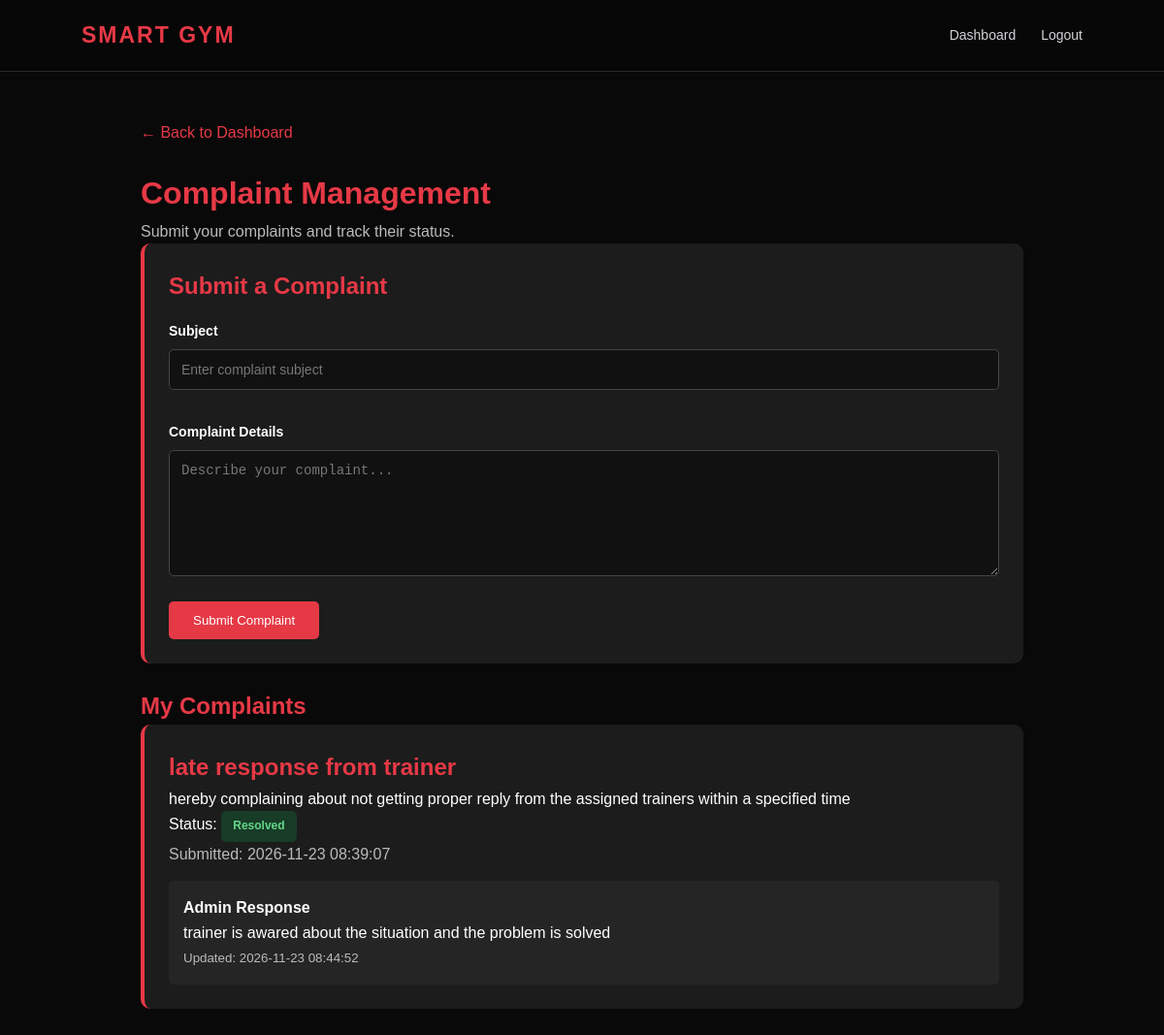
Page /client/complaints.php (signed in) on the committed database.
### tables this page shows
CREATE TABLE `complaints` (
  `id` int NOT NULL AUTO_INCREMENT,
  `client_id` int NOT NULL,
  `subject` varchar(150) NOT NULL,
  `message` text NOT NULL,
  `admin_response` text,
  `status` enum('Pending','In Progress','Resolved') DEFAULT 'Pending',
  `created_at` timestamp NULL DEFAULT CURRENT_TIMESTAMP,
  `updated_at` timestamp NULL DEFAULT CURRENT_TIMESTAMP ON UPDATE CURRENT_TIMESTAMP,
  PRIMARY KEY (`id`),
  KEY `client_id` (`client_id`),
  CONSTRAINT `complaints_ibfk_1` FOREIGN KEY (`client_id`) REFERENCES `clients` (`id`) ON DELETE CASCADE
);

### client/complaints.php (the view, shortened to what this page needs)
<?php
require_once "../config/database.php";
$client_id = (int) $_SESSION["client_id"];
$stmt = $conn->prepare("
    SELECT id, subject, message, admin_response,
           status, created_at, updated_at
    FROM complaints
    WHERE client_id = ?
    ORDER BY created_at DESC
");
$stmt->execute([$client_id]);
$complaints = $stmt->fetchAll(PDO::FETCH_ASSOC);
?>
<!DOCTYPE html>
<html lang="en">
<head>
    <link rel="stylesheet" href="../assets/css/style.css">
</head>
<body>
<header class="navbar">
    <h2>SMART GYM</h2>
    <nav>
        <a href="dashboard.php">Dashboard</a>
        <a href="logout.php">Logout</a>
    </nav>
</header>
<main class="page">
    <a href="dashboard.php" class="back">← Back to Dashboard</a>
    <h1>Complaint Management</h1>
    <p class="muted">
        Submit your complaints and track their status.
    </p>
    <section class="card">
        <h2>Submit a Complaint</h2>
        <form method="POST">
            <label for="subject">Subject</label>
            <input
                type="text"
                name="subject"
                id="subject"
                maxlength="150"
                value="<?= htmlspecialchars($_POST["subject"] ?? "") ?>"
                placeholder="Enter complaint subject"
                required
            >
            <label for="message">Complaint Details</label>
            <textarea
                name="message"
                id="message"
                minlength="10"
                maxlength="5000"
                placeholder="Describe your complaint..."
                required
            ><?= htmlspecialchars($_POST["message"] ?? "") ?></textarea>
            <button type="submit">Submit Complaint</button>
        </form>
    </section>
    <h2>My Complaints</h2>
    <?php if ($complaints): ?>
        <?php foreach ($complaints as $complaint): ?>
            <section class="card">
                <h2>
                    <?= htmlspecialchars($complaint["subject"]) ?>
                </h2>
                <p>
                    <?= nl2br(htmlspecialchars($complaint["message"])) ?>
                </p>
                <?php
                    $status_class = match ($complaint["status"]) {
                        "Resolved" => "resolved",
                        "In Progress" => "in-progress",
                        default => "pending"
                    };
                ?>
                <p>
                    Status:
                    <span class="status <?= $status_class ?>">
                        <?= htmlspecialchars($complaint["status"]) ?>
                    </span>
                </p>
                <p class="muted">
                    Submitted:
                    <?= htmlspecialchars($complaint["created_at"]) ?>
                </p>
                <?php if (!empty($complaint["admin_response"])): ?>
                    <div class="response">
                        <strong>Admin Response</strong>
                        <p>
                            <?= nl2br(htmlspecialchars($complaint["admin_response"])) ?>
                        </p>
                        <small class="muted">
                            Updated:
                            <?= htmlspecialchars($complaint["updated_at"]) ?>
                        </small>
                    </div>
                <?php else: ?>
                    <p class="muted">Waiting for administrator response.</p>
                <?php endif; ?>
            </section>
        <?php endforeach; ?>
    <?php else: ?>
        <section class="card">
            <p class="muted">You haven't submitted any complaints yet.</p>
        </section>
    <?php endif; ?>
</main>
</body>
</html>

### assets/css/style.css (style rules this page uses)
:root { --bg: #090909; --surface: #111111; --card: #171717; --card-hover: #202020; --accent: #e63946; --accent-dark: #bd1f2d; --text: #ffffff; --muted: #a1a1aa; --border: #292929; --success: #22c55e; --warning: #f59e0b; --radius: 14px; --shadow: 0 12px 35px rgba(0,0,0,0.3); }
* { margin: 0; padding: 0; box-sizing: border-box; }
html { scroll-behavior: smooth; }
body { font-family: Arial, Helvetica, sans-serif; background: var(--bg); color: var(--text); line-height: 1.6; min-height: 100vh; }
a { color: inherit; }
.navbar { display: flex; justify-content: space-between; align-items: center; padding: 18px 7%; background: rgba(8,8,8,0.94); border-bottom: 1px solid var(--border); position: relative; z-index: 10; backdrop-filter: blur(15px); }
.navbar h2 { color: var(--accent); letter-spacing: 2px; font-size: 23px; font-weight: 800; }
.navbar nav { display: flex; align-items: center; gap: 26px; }
.navbar nav a { color: #d4d4d8; text-decoration: none; font-size: 14px; transition: 0.25s; }
button { font-family: inherit; }
form { margin-top: 15px; }
label { display: block; color: #e5e5e5; margin: 14px 0 7px; font-size: 14px; font-weight: 600; }
input, select, textarea { width: 100%; padding: 13px 15px; background: #101010; border: 1px solid #333; border-radius: 8px; color: white; outline: none; font-size: 14px; transition: 0.25s; }
input::placeholder, textarea::placeholder { color: #777; }
textarea { min-height: 110px; resize: vertical; }
.status { display: inline-block; padding: 5px 11px; border-radius: 30px; font-size: 12px; font-weight: bold; }

### client/complaints.php (style rules this page uses)
.page { max-width: 950px; margin: auto; padding: 50px 20px; }
h1, h2 { color: #e63946; }
.card { background: #1c1c1c; padding: 25px; border-radius: 10px; margin-bottom: 25px; border-left: 4px solid #e63946; }
label { display: block; margin-bottom: 8px; color: white; }
input, textarea { width: 100%; padding: 12px; box-sizing: border-box; background: #111; color: white; border: 1px solid #444; border-radius: 5px; margin-bottom: 18px; }
textarea { min-height: 130px; resize: vertical; }
button { padding: 12px 25px; background: #e63946; color: white; border: none; border-radius: 5px; cursor: pointer; }
.status { display: inline-block; padding: 6px 12px; border-radius: 5px; font-weight: bold; }
.resolved { background: #183c27; color: #65d68a; }
.response { background: #252525; padding: 15px; border-radius: 5px; margin-top: 15px; }
.muted { color: #bbb; }
.back { display: inline-block; margin-bottom: 25px; color: #e63946; text-decoration: none; }

### rows in the picture
complaints: subject "late response from trainer", message "hereby complaining about not getting proper reply from the assigned trainers within a specified time", status "Resolved", created_at "2026-11-23 08:39:07", admin_response "trainer is awared about the situation and the problem is solved", updated_at "2026-11-23 08:44:52"
